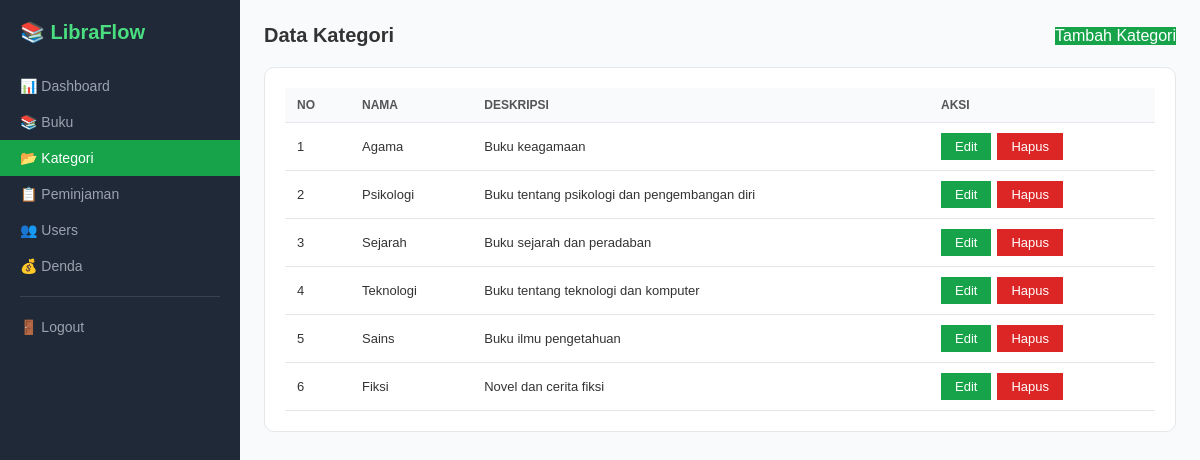
The app's page /admin/kategori.php (signed in) with its own data.
### tables this page shows
CREATE TABLE kategori (
    kategori_id INT AUTO_INCREMENT PRIMARY KEY,
    nama VARCHAR(100) NOT NULL,
    deskripsi TEXT
);

### admin/kategori.php (the view, shortened to what this page needs)
<?php
require_once '../config/database.php';
?>
<!DOCTYPE html>
<html lang='id'>
<head>
    <link rel='stylesheet' href='/ALP-WP/assets/css/style.css'>
</head>
<body>
<div class='dashboard'>
        <div class='sidebar'>
        <div class='logo'>📚 LibraFlow</div>
        <div class='sidebar-menu'>
            <a href='dashboard.php' class=''>📊 Dashboard</a>
            <a href='buku.php' class=''>📚 Buku</a>
            <a href='kategori.php' class='active'>📂 Kategori</a>
            <a href='peminjaman.php' class=''>📋 Peminjaman</a>
            <a href='users.php' class=''>👥 Users</a>
            <a href='denda.php' class=''>💰 Denda</a>
            <div class='sidebar-divider'></div>
            <a href='../logout.php'>🚪 Logout</a>
        </div>
    </div>
<div class='main-content'>
        <div class='page-header'>
            <h2>Data Kategori</h2>
            <a href='tambah_kategori.php' class='btn-primary'>Tambah Kategori</a>
        </div>
        <div class='card'>
            <table>
                <thead>
                    <tr>
                        <th>No</th>
                        <th>Nama</th>
                        <th>Deskripsi</th>
                        <th>Aksi</th>
                    </tr>
                </thead>
                <tbody>
                    <?php
                    $query = mysqli_query($conn, "SELECT * FROM kategori ORDER BY kategori_id DESC");
                    $no = 1;
                    while ($data = mysqli_fetch_assoc($query)):
                    ?>
                    <tr>
                        <td><?= $no++ ?></td>
                        <td><?= htmlspecialchars($data['nama']) ?></td>
                        <td><?= htmlspecialchars($data['deskripsi']) ?></td>
                        <td>
                            <div class='aksi'>
                                <a href='edit_kategori.php?id=<?= $data['kategori_id'] ?>' class='btn-primary btn-kecil'>Edit</a>
                                <a href='hapus_kategori.php?id=<?= $data['kategori_id'] ?>' class='btn-danger btn-kecil' onclick="return confirm('Yakin hapus?')">Hapus</a>
                            </div>
                        </td>
                    </tr>
                    <?php endwhile; ?>
                </tbody>
            </table>
        </div>
    </div>
</div>
</body>
</html>

### assets/css/style.css (style rules this page uses)
* { margin: 0; padding: 0; box-sizing: border-box; }
body { font-family: Arial, sans-serif; color: #333; background: #fff; }
a { text-decoration: none; color: inherit; }
.btn-primary { background: #16a34a; color: #fff; border-color: #16a34a; }
.btn-danger { background: #dc2626; color: #fff; border-color: #dc2626; }
.btn-kecil { padding: 6px 14px; font-size: 13px; }
.logo { font-size: 20px; font-weight: bold; color: #16a34a; }
.dashboard { display: flex; min-height: 100vh; }
.sidebar { width: 240px; background: #1f2937; color: #d1d5db; padding: 20px 0; flex-shrink: 0; }
.sidebar .logo { color: #4ade80; padding: 0 20px; margin-bottom: 24px; }
.sidebar-menu { display: flex; flex-direction: column; }
.sidebar-menu a { padding: 10px 20px; font-size: 14px; color: #9ca3af; display: flex; align-items: center; gap: 10px; transition: all 0.2s; }
.sidebar-menu a.active { background: #16a34a; color: #fff; }
.sidebar-divider { height: 1px; background: #374151; margin: 12px 20px; }
.main-content { flex: 1; background: #f9fafb; padding: 24px; }
.card { background: #fff; border: 1px solid #e5e7eb; border-radius: 10px; padding: 20px; margin-bottom: 20px; }
table { width: 100%; border-collapse: collapse; }
table th, table td { padding: 10px 12px; text-align: left; border-bottom: 1px solid #e5e7eb; font-size: 13px; }
table th { background: #f9fafb; font-weight: bold; color: #555; font-size: 12px; text-transform: uppercase; }
.aksi { display: flex; gap: 6px; }
.page-header { display: flex; justify-content: space-between; align-items: center; margin-bottom: 20px; }
.page-header h2 { font-size: 20px; }

### records on screen
kategori: nama "Agama", deskripsi "Buku keagamaan"
kategori: nama "Psikologi", deskripsi "Buku tentang psikologi dan pengembangan diri"
kategori: nama "Sejarah", deskripsi "Buku sejarah dan peradaban"
kategori: nama "Teknologi", deskripsi "Buku tentang teknologi dan komputer"
kategori: nama "Sains", deskripsi "Buku ilmu pengetahuan"
kategori: nama "Fiksi", deskripsi "Novel dan cerita fiksi"
